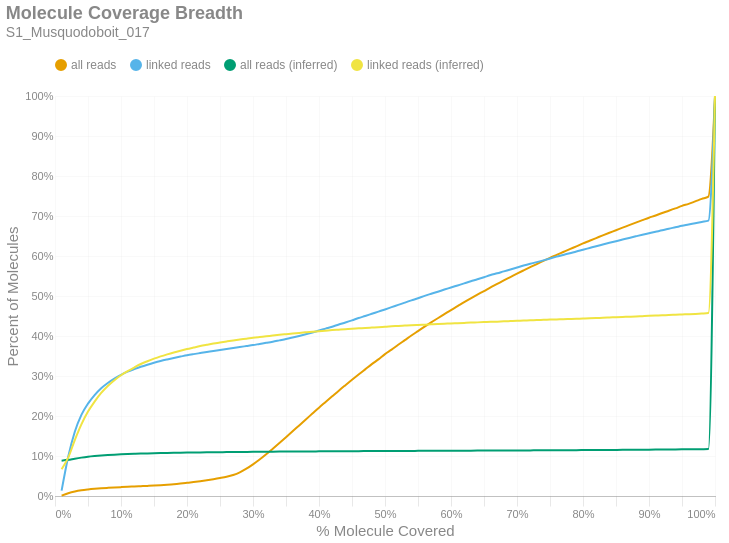

Notebook source saved alongside this figure:
### Markdown cell above
### Molecule Read Coverage
This chart shows molecule coverage breadth as computed by the number of bases aligned to that molecule. In other words, "*how much of each unique long molecule is actually sequenced/aligned?*" Keep in mind there is a distinction between sequences and alignments, since some sequences belonging to a particular molecule may not align well and wouldn't appear in the alignment data. This chart also shows molecule coverage breadth as computed by the *inferred fragment* from which the aligned sequences originate. Unlike read coverage, this calculation takes into account the total insert size, including unsequenced gaps between the forward and reverse reads. Like the previous figures, these are cumulative percents.

### Code cell
if SKIPLR:
    print_html(f"Skipped")
else:
    binned_df = consolidated_hist(valids['coverage_bp'], mask, 0.01, True)
    binned_df_inf = consolidated_hist(valids['coverage_inserts'], mask, 0.01, True)
    binned_df = binned_df.with_columns(pl.lit(binned_df_inf['all reads (cumsum)']).alias('all reads (inferred)'))
    binned_df = binned_df.with_columns(pl.lit(binned_df_inf['linked reads (cumsum)']).alias('linked reads (inferred)'))
    binned_df = binned_df.with_columns(
        (pl.col('bin').cast(pl.Float64) + 0.01).alias('right_edge')
    )

    with SafeRender(binned_df):
        (
            density_plot(binned_df, 'Molecule Coverage Breadth', samplename, 'molcov', ['all reads (inferred)','linked reads (inferred)'])
            .encode(
                #x=alt.X('bin:Q', title="% Molecule Covered").axis(format = '%').scale(padding=0),
                x=alt.X('right_edge:Q', title="% Molecule Covered").axis(format='%').scale(padding=0),
                y=alt.Y('value:Q', title='Percent of Molecules')
                    .axis(format='%')
                    .stack(False)
                    .scale(domainMin=0, padding=0),
                color=alt.Color("key:N").scale(domain = ["all reads", "linked reads", "all reads (inferred)", "linked reads (inferred)"]),
                tooltip = [
                    alt.Tooltip("key:N", title = "Data Type"),
                    alt.Tooltip("range_label:N", title="% Molecule Covered"),
                    alt.Tooltip("value:Q", format = ".2%", title="% Molecules")
                ]
            )
        ).display()

### Figure 1 — Vega-Lite specification as saved in the notebook (floating-point values rounded to 4 significant figures)
{"width": "container", "height": 400, "config": {"title": {"anchor": "start", "dy": -15, "fontSize": 18, "color": "#888888", "subtitleColor": "#888888", "subtitleFontSize": 14}, "arc": {"fill": "#0072B2"}, "axis": {"domainColor": "#888888", "domainWidth": 0.5, "gridWidth": 0.2, "grid": false, "titleFontWeight": 400, "titleFontSize": 15, "labelFontSize": 11, "labelColor": "#888888", "tickColor": "#888888", "tickWidth": 0.2, "titleColor": "#888888"}, "axisBand": {"grid": false}, "axisX": {"grid": true, "tickSize": 10, "domainCap": "round"}, "axisY": {"domain": false, "grid": true, "tickSize": 0, "domainCap": "round"}, "background": "transparent", "header": {"labelFontSize": 15, "labelColor": "#888888", "titleFontSize": 15, "titleFontWeight": 600, "titleColor": "#888888"}, "legend": {"labelFont": "sans-serif", "labelFontSize": 12, "labelColor": "#888888", "symbolSize": 100, "symbolType": "circle", "titleFontSize": 12, "titlePadding": 10, "titleColor": "#888888", "title": null, "orient": "top"}, "range": {"category": ["#E69F00", "#56B4E9", "#009E73", "#F0E442", "#0072B2", "#D55E00", "#CC79A7", "#000000"], "diverging": ["#cfe8f3", "#a2d4ec", "#73bfe2", "#46abdb", "#1696d2", "#12719e"]}, "area": {"fill": "#0072B2", "fillOpacity": 0.7, "line": true, "strokeOpacity": 0.7}, "line": {"color": "#0072B2", "stroke": "#0072B2", "strokeWidth": 2}, "trail": {"color": "#0072B2", "stroke": "#0072B2", "strokeWidth": 0, "size": 1}, "point": {"filled": true, "fillOpacity": 1.0, "size": 95}, "text": {"color": "#888888", "fontSize": 11, "align": "right", "fontWeight": 400, "size": 11}, "bar": {"fill": "#0072B2", "stroke": null}, "view": {"stroke": null, "continuousWidth": 660, "continuousHeight": 400}}, "data": {"name": "data-e59d531f85c39f30b4dfa6d7e49a9de2"}, "mark": {"type": "line", "interpolate": "monotone", "point": {"opacity": 0, "size": 275}}, "encoding": {"color": {"field": "key", "scale": {"domain": ["all reads", "linked reads", "all reads (inferred)", "linked reads (inferred)"]}, "type": "nominal"}, "tooltip": [{"field": "key", "title": "Data Type", "type": "nominal"}, {"field": "range_label", "title": "% Molecule Covered", "type": "nominal"}, {"field": "value", "format": ".2%", "title": "% Molecules", "type": "quantitative"}], "x": {"axis": {"format": "%"}, "field": "right_edge", "scale": {"padding": 0}, "title": "% Molecule Covered", "type": "quantitative"}, "y": {"axis": {"format": "%"}, "field": "value", "scale": {"domainMin": 0, "padding": 0}, "stack": false, "title": "Percent of Molecules", "type": "quantitative"}}, "params": [{"name": "param_c36ac31b6afebe62", "select": {"type": "point", "fields": ["key"]}, "bind": "legend"}], "title": {"text": "Molecule Coverage Breadth", "subtitle": "S1_Musquodoboit_017"}, "transform": [{"fold": ["all reads (cumsum)", "linked reads (cumsum)", "all reads (inferred)", "linked reads (inferred)"]}, {"calculate": "replace(datum.key, ' (cumsum)', '')", "as": "key"}, {"filter": {"param": "param_c36ac31b6afebe62"}}], "usermeta": {"embedOptions": {"downloadFileName": "S1_Musquodoboit_017.molcov"}}, "$schema": "https://vega.github.io/schema/vega-lite/v6.1.0.json", "datasets": {"data-e59d531f85c39f30b4dfa6d7e49a9de2": [{"bin": "0.0", "interval": "0.0-0.01", "all reads": 0.001073, "linked reads": 0.01342, "all reads (cumsum)": 0.001073, "linked reads (cumsum)": 0.01342, "range_label": "0.0-0.01", "all reads (inferred)": 0.08834, "linked reads (inferred)": 0.06703, "right_edge": 0.01}, {"bin": "0.01", "interval": "0.01-0.02", "all reads": 0.005821, "linked reads": 0.08482, "all reads (cumsum)": 0.006894, "linked reads (cumsum)": 0.09825, "range_label": "0.01-0.02", "all reads (inferred)": 0.09036, "linked reads (inferred)": 0.09584, "right_edge": 0.02}, {"bin": "0.02", "interval": "0.02-0.03", "all reads": 0.004311, "linked reads": 0.06254, "all reads (cumsum)": 0.0112, "linked reads (cumsum)": 0.1608, "range_label": "0.02-0.03", "all reads (inferred)": 0.0933, "linked reads (inferred)": 0.1398, "right_edge": 0.03}, {"bin": "0.03", "interval": "0.03-0.04", "all reads": 0.003016, "linked reads": 0.04209, "all reads (cumsum)": 0.01422, "linked reads (cumsum)": 0.2029, "range_label": "0.03-0.04", "all reads (inferred)": 0.09591, "linked reads (inferred)": 0.1791, "right_edge": 0.04}, {"bin": "0.04", "interval": "0.04-0.05", "all reads": 0.002052, "linked reads": 0.02814, "all reads (cumsum)": 0.01627, "linked reads (cumsum)": 0.231, "range_label": "0.04-0.05", "all reads (inferred)": 0.09809, "linked reads (inferred)": 0.211, "right_edge": 0.05}, {"bin": "0.05", "interval": "0.05-0.06", "all reads": 0.001639, "linked reads": 0.02136, "all reads (cumsum)": 0.01791, "linked reads (cumsum)": 0.2524, "range_label": "0.05-0.06", "all reads (inferred)": 0.09977, "linked reads (inferred)": 0.2361, "right_edge": 0.06}, {"bin": "0.06", "interval": "0.06-0.07", "all reads": 0.001352, "linked reads": 0.01711, "all reads (cumsum)": 0.01926, "linked reads (cumsum)": 0.2695, "range_label": "0.06-0.07", "all reads (inferred)": 0.1012, "linked reads (inferred)": 0.2577, "right_edge": 0.07}, {"bin": "0.07", "interval": "0.07-0.08", "all reads": 0.001073, "linked reads": 0.01309, "all reads (cumsum)": 0.02034, "linked reads (cumsum)": 0.2826, "range_label": "0.07-0.08", "all reads (inferred)": 0.1024, "linked reads (inferred)": 0.275, "right_edge": 0.08}, {"bin": "0.08", "interval": "0.08-0.09", "all reads": 0.0009544, "linked reads": 0.01095, "all reads (cumsum)": 0.02129, "linked reads (cumsum)": 0.2935, "range_label": "0.08-0.09", "all reads (inferred)": 0.1033, "linked reads (inferred)": 0.2895, "right_edge": 0.09}, {"bin": "0.09", "interval": "0.09-0.1", "all reads": 0.0008754, "linked reads": 0.00914, "all reads (cumsum)": 0.02217, "linked reads (cumsum)": 0.3027, "range_label": "0.09-0.1", "all reads (inferred)": 0.1041, "linked reads (inferred)": 0.3018, "right_edge": 0.1}, {"bin": "0.1", "interval": "0.1-0.11", "all reads": 0.0008297, "linked reads": 0.008122, "all reads (cumsum)": 0.023, "linked reads (cumsum)": 0.3108, "range_label": "0.1-0.11", "all reads (inferred)": 0.1048, "linked reads (inferred)": 0.312, "right_edge": 0.11}, {"bin": "0.11", "interval": "0.11-0.12", "all reads": 0.0007324, "linked reads": 0.006436, "all reads (cumsum)": 0.02373, "linked reads (cumsum)": 0.3172, "range_label": "0.11-0.12", "all reads (inferred)": 0.1054, "linked reads (inferred)": 0.3212, "right_edge": 0.12}, {"bin": "0.12", "interval": "0.12-0.13", "all reads": 0.0007484, "linked reads": 0.005814, "all reads (cumsum)": 0.02448, "linked reads (cumsum)": 0.323, "range_label": "0.12-0.13", "all reads (inferred)": 0.106, "linked reads (inferred)": 0.33, "right_edge": 0.13}, {"bin": "0.13", "interval": "0.13-0.14", "all reads": 0.0007496, "linked reads": 0.005219, "all reads (cumsum)": 0.02523, "linked reads (cumsum)": 0.3283, "range_label": "0.13-0.14", "all reads (inferred)": 0.1064, "linked reads (inferred)": 0.3369, "right_edge": 0.14}, {"bin": "0.14", "interval": "0.14-0.15", "all reads": 0.0007936, "linked reads": 0.004868, "all reads (cumsum)": 0.02602, "linked reads (cumsum)": 0.3331, "range_label": "0.14-0.15", "all reads (inferred)": 0.1069, "linked reads (inferred)": 0.3433, "right_edge": 0.15}, {"bin": "0.15", "interval": "0.15-0.16", "all reads": 0.000947, "linked reads": 0.004426, "all reads (cumsum)": 0.02697, "linked reads (cumsum)": 0.3376, "range_label": "0.15-0.16", "all reads (inferred)": 0.1073, "linked reads (inferred)": 0.349, "right_edge": 0.16}, {"bin": "0.16", "interval": "0.16-0.17", "all reads": 0.001111, "linked reads": 0.003912, "all reads (cumsum)": 0.02808, "linked reads (cumsum)": 0.3415, "range_label": "0.16-0.17", "all reads (inferred)": 0.1076, "linked reads (inferred)": 0.3541, "right_edge": 0.17}, {"bin": "0.17", "interval": "0.17-0.18", "all reads": 0.001283, "linked reads": 0.003687, "all reads (cumsum)": 0.02936, "linked reads (cumsum)": 0.3452, "range_label": "0.17-0.18", "all reads (inferred)": 0.1079, "linked reads (inferred)": 0.3589, "right_edge": 0.18}, {"bin": "0.18", "interval": "0.18-0.19", "all reads": 0.001627, "linked reads": 0.003371, "all reads (cumsum)": 0.03099, "linked reads (cumsum)": 0.3485, "range_label": "0.18-0.19", "all reads (inferred)": 0.1082, "linked reads (inferred)": 0.3633, "right_edge": 0.19}, {"bin": "0.19", "interval": "0.19-0.2", "all reads": 0.001842, "linked reads": 0.003362, "all reads (cumsum)": 0.03283, "linked reads (cumsum)": 0.3519, "range_label": "0.19-0.2", "all reads (inferred)": 0.1085, "linked reads (inferred)": 0.3674, "right_edge": 0.2}, {"bin": "0.2", "interval": "0.2-0.21", "all reads": 0.0019, "linked reads": 0.002821, "all reads (cumsum)": 0.03473, "linked reads (cumsum)": 0.3547, "range_label": "0.2-0.21", "all reads (inferred)": 0.1087, "linked reads (inferred)": 0.3712, "right_edge": 0.21}, {"bin": "0.21", "interval": "0.21-0.22", "all reads": 0.00215, "linked reads": 0.002614, "all reads (cumsum)": 0.03688, "linked reads (cumsum)": 0.3573, "range_label": "0.21-0.22", "all reads (inferred)": 0.109, "linked reads (inferred)": 0.3748, "right_edge": 0.22}, {"bin": "0.22", "interval": "0.22-0.23", "all reads": 0.002417, "linked reads": 0.002587, "all reads (cumsum)": 0.0393, "linked reads (cumsum)": 0.3599, "range_label": "0.22-0.23", "all reads (inferred)": 0.1092, "linked reads (inferred)": 0.378, "right_edge": 0.23}, {"bin": "0.23", "interval": "0.23-0.24", "all reads": 0.002623, "linked reads": 0.002488, "all reads (cumsum)": 0.04192, "linked reads (cumsum)": 0.3624, "range_label": "0.23-0.24", "all reads (inferred)": 0.1094, "linked reads (inferred)": 0.3811, "right_edge": 0.24}, {"bin": "0.24", "interval": "0.24-0.25", "all reads": 0.002907, "linked reads": 0.00265, "all reads (cumsum)": 0.04483, "linked reads (cumsum)": 0.365, "range_label": "0.24-0.25", "all reads (inferred)": 0.1096, "linked reads (inferred)": 0.3838, "right_edge": 0.25}, {"bin": "0.25", "interval": "0.25-0.26", "all reads": 0.003302, "linked reads": 0.002515, "all reads (cumsum)": 0.04813, "linked reads (cumsum)": 0.3676, "range_label": "0.25-0.26", "all reads (inferred)": 0.1098, "linked reads (inferred)": 0.3864, "right_edge": 0.26}, {"bin": "0.26", "interval": "0.26-0.27", "all reads": 0.004521, "linked reads": 0.002389, "all reads (cumsum)": 0.05265, "linked reads (cumsum)": 0.37, "range_label": "0.26-0.27", "all reads (inferred)": 0.11, "linked reads (inferred)": 0.3889, "right_edge": 0.27}, {"bin": "0.27", "interval": "0.27-0.28", "all reads": 0.006634, "linked reads": 0.002524, "all reads (cumsum)": 0.05928, "linked reads (cumsum)": 0.3725, "range_label": "0.27-0.28", "all reads (inferred)": 0.1101, "linked reads (inferred)": 0.3912, "right_edge": 0.28}, {"bin": "0.28", "interval": "0.28-0.29", "all reads": 0.00901, "linked reads": 0.002407, "all reads (cumsum)": 0.06829, "linked reads (cumsum)": 0.3749, "range_label": "0.28-0.29", "all reads (inferred)": 0.1103, "linked reads (inferred)": 0.3934, "right_edge": 0.29}, {"bin": "0.29", "interval": "0.29-0.3", "all reads": 0.01086, "linked reads": 0.002407, "all reads (cumsum)": 0.07915, "linked reads (cumsum)": 0.3773, "range_label": "0.29-0.3", "all reads (inferred)": 0.1104, "linked reads (inferred)": 0.3956, "right_edge": 0.3}, {"bin": "0.3", "interval": "0.3-0.31", "all reads": 0.01208, "linked reads": 0.00283, "all reads (cumsum)": 0.09123, "linked reads (cumsum)": 0.3801, "range_label": "0.3-0.31", "all reads (inferred)": 0.1105, "linked reads (inferred)": 0.3975, "right_edge": 0.31}, {"bin": "0.31", "interval": "0.31-0.32", "all reads": 0.0131, "linked reads": 0.002767, "all reads (cumsum)": 0.1043, "linked reads (cumsum)": 0.3829, "range_label": "0.31-0.32", "all reads (inferred)": 0.1107, "linked reads (inferred)": 0.3993, "right_edge": 0.32}, {"bin": "0.32", "interval": "0.32-0.33", "all reads": 0.01404, "linked reads": 0.002912, "all reads (cumsum)": 0.1184, "linked reads (cumsum)": 0.3858, "range_label": "0.32-0.33", "all reads (inferred)": 0.1108, "linked reads (inferred)": 0.4013, "right_edge": 0.33}, {"bin": "0.33", "interval": "0.33-0.34", "all reads": 0.01418, "linked reads": 0.003272, "all reads (cumsum)": 0.1325, "linked reads (cumsum)": 0.3891, "range_label": "0.33-0.34", "all reads (inferred)": 0.1109, "linked reads (inferred)": 0.403, "right_edge": 0.34}, {"bin": "0.34", "interval": "0.34-0.35", "all reads": 0.01438, "linked reads": 0.003281, "all reads (cumsum)": 0.1469, "linked reads (cumsum)": 0.3924, "range_label": "0.34-0.35", "all reads (inferred)": 0.111, "linked reads (inferred)": 0.4046, "right_edge": 0.35}, {"bin": "0.35", "interval": "0.35-0.36", "all reads": 0.01467, "linked reads": 0.003831, "all reads (cumsum)": 0.1616, "linked reads (cumsum)": 0.3962, "range_label": "0.35-0.36", "all reads (inferred)": 0.1112, "linked reads (inferred)": 0.4061, "right_edge": 0.36}, {"bin": "0.36", "interval": "0.36-0.37", "all reads": 0.01489, "linked reads": 0.004002, "all reads (cumsum)": 0.1765, "linked reads (cumsum)": 0.4002, "range_label": "0.36-0.37", "all reads (inferred)": 0.1113, "linked reads (inferred)": 0.4078, "right_edge": 0.37}, {"bin": "0.37", "interval": "0.37-0.38", "all reads": 0.01482, "linked reads": 0.004147, "all reads (cumsum)": 0.1913, "linked reads (cumsum)": 0.4043, "range_label": "0.37-0.38", "all reads (inferred)": 0.1114, "linked reads (inferred)": 0.4093, "right_edge": 0.38}, {"bin": "0.38", "interval": "0.38-0.39", "all reads": 0.01475, "linked reads": 0.004408, "all reads (cumsum)": 0.2061, "linked reads (cumsum)": 0.4087, "range_label": "0.38-0.39", "all reads (inferred)": 0.1115, "linked reads (inferred)": 0.4108, "right_edge": 0.39}, {"bin": "0.39", "interval": "0.39-0.4", "all reads": 0.01476, "linked reads": 0.004841, "all reads (cumsum)": 0.2208, "linked reads (cumsum)": 0.4136, "range_label": "0.39-0.4", "all reads (inferred)": 0.1116, "linked reads (inferred)": 0.412, "right_edge": 0.4}, {"bin": "0.4", "interval": "0.4-0.41", "all reads": 0.01423, "linked reads": 0.004832, "all reads (cumsum)": 0.2351, "linked reads (cumsum)": 0.4184, "range_label": "0.4-0.41", "all reads (inferred)": 0.1117, "linked reads (inferred)": 0.4133, "right_edge": 0.41}, {"bin": "0.41", "interval": "0.41-0.42", "all reads": 0.01417, "linked reads": 0.004832, "all reads (cumsum)": 0.2492, "linked reads (cumsum)": 0.4232, "range_label": "0.41-0.42", "all reads (inferred)": 0.1118, "linked reads (inferred)": 0.4147, "right_edge": 0.42}, {"bin": "0.42", "interval": "0.42-0.43", "all reads": 0.01411, "linked reads": 0.005436, "all reads (cumsum)": 0.2633, "linked reads (cumsum)": 0.4287, "range_label": "0.42-0.43", "all reads (inferred)": 0.1119, "linked reads (inferred)": 0.4158, "right_edge": 0.43}, {"bin": "0.43", "interval": "0.43-0.44", "all reads": 0.01366, "linked reads": 0.004985, "all reads (cumsum)": 0.277, "linked reads (cumsum)": 0.4337, "range_label": "0.43-0.44", "all reads (inferred)": 0.112, "linked reads (inferred)": 0.4169, "right_edge": 0.44}, {"bin": "0.44", "interval": "0.44-0.45", "all reads": 0.01351, "linked reads": 0.00539, "all reads (cumsum)": 0.2905, "linked reads (cumsum)": 0.4391, "range_label": "0.44-0.45", "all reads (inferred)": 0.112, "linked reads (inferred)": 0.4181, "right_edge": 0.45}, {"bin": "0.45", "interval": "0.45-0.46", "all reads": 0.01321, "linked reads": 0.005805, "all reads (cumsum)": 0.3037, "linked reads (cumsum)": 0.4449, "range_label": "0.45-0.46", "all reads (inferred)": 0.1121, "linked reads (inferred)": 0.4191, "right_edge": 0.46}, {"bin": "0.46", "interval": "0.46-0.47", "all reads": 0.01293, "linked reads": 0.005174, "all reads (cumsum)": 0.3166, "linked reads (cumsum)": 0.45, "range_label": "0.46-0.47", "all reads (inferred)": 0.1122, "linked reads (inferred)": 0.4202, "right_edge": 0.47}, {"bin": "0.47", "interval": "0.47-0.48", "all reads": 0.01295, "linked reads": 0.005427, "all reads (cumsum)": 0.3296, "linked reads (cumsum)": 0.4555, "range_label": "0.47-0.48", "all reads (inferred)": 0.1123, "linked reads (inferred)": 0.4211, "right_edge": 0.48}, {"bin": "0.48", "interval": "0.48-0.49", "all reads": 0.01201, "linked reads": 0.005472, "all reads (cumsum)": 0.3416, "linked reads (cumsum)": 0.4609, "range_label": "0.48-0.49", "all reads (inferred)": 0.1124, "linked reads (inferred)": 0.422, "right_edge": 0.49}, {"bin": "0.49", "interval": "0.49-0.5", "all reads": 0.01308, "linked reads": 0.005427, "all reads (cumsum)": 0.3547, "linked reads (cumsum)": 0.4664, "range_label": "0.49-0.5", "all reads (inferred)": 0.1125, "linked reads (inferred)": 0.4232, "right_edge": 0.5}, {"bin": "0.5", "interval": "0.5-0.51", "all reads": 0.01109, "linked reads": 0.005751, "all reads (cumsum)": 0.3658, "linked reads (cumsum)": 0.4721, "range_label": "0.5-0.51", "all reads (inferred)": 0.1125, "linked reads (inferred)": 0.4242, "right_edge": 0.51}, {"bin": "0.51", "interval": "0.51-0.52", "all reads": 0.01223, "linked reads": 0.005634, "all reads (cumsum)": 0.378, "linked reads (cumsum)": 0.4777, "range_label": "0.51-0.52", "all reads (inferred)": 0.1126, "linked reads (inferred)": 0.425, "right_edge": 0.52}, {"bin": "0.52", "interval": "0.52-0.53", "all reads": 0.01159, "linked reads": 0.005724, "all reads (cumsum)": 0.3896, "linked reads (cumsum)": 0.4835, "range_label": "0.52-0.53", "all reads (inferred)": 0.1127, "linked reads (inferred)": 0.426, "right_edge": 0.53}, {"bin": "0.53", "interval": "0.53-0.54", "all reads": 0.0116, "linked reads": 0.005589, "all reads (cumsum)": 0.4012, "linked reads (cumsum)": 0.4891, "range_label": "0.53-0.54", "all reads (inferred)": 0.1128, "linked reads (inferred)": 0.4269, "right_edge": 0.54}, {"bin": "0.54", "interval": "0.54-0.55", "all reads": 0.01111, "linked reads": 0.005237, "all reads (cumsum)": 0.4123, "linked reads (cumsum)": 0.4943, "range_label": "0.54-0.55", "all reads (inferred)": 0.1128, "linked reads (inferred)": 0.4277, "right_edge": 0.55}, {"bin": "0.55", "interval": "0.55-0.56", "all reads": 0.01109, "linked reads": 0.005949, "all reads (cumsum)": 0.4234, "linked reads (cumsum)": 0.5002, "range_label": "0.55-0.56", "all reads (inferred)": 0.1129, "linked reads (inferred)": 0.4284, "right_edge": 0.56}, {"bin": "0.56", "interval": "0.56-0.57", "all reads": 0.01072, "linked reads": 0.005345, "all reads (cumsum)": 0.4341, "linked reads (cumsum)": 0.5056, "range_label": "0.56-0.57", "all reads (inferred)": 0.113, "linked reads (inferred)": 0.4292, "right_edge": 0.57}, {"bin": "0.57", "interval": "0.57-0.58", "all reads": 0.01029, "linked reads": 0.005165, "all reads (cumsum)": 0.4444, "linked reads (cumsum)": 0.5108, "range_label": "0.57-0.58", "all reads (inferred)": 0.113, "linked reads (inferred)": 0.43, "right_edge": 0.58}, {"bin": "0.58", "interval": "0.58-0.59", "all reads": 0.01012, "linked reads": 0.00539, "all reads (cumsum)": 0.4545, "linked reads (cumsum)": 0.5161, "range_label": "0.58-0.59", "all reads (inferred)": 0.1131, "linked reads (inferred)": 0.4307, "right_edge": 0.59}, {"bin": "0.59", "interval": "0.59-0.6", "all reads": 0.01026, "linked reads": 0.005084, "all reads (cumsum)": 0.4648, "linked reads (cumsum)": 0.5212, "range_label": "0.59-0.6", "all reads (inferred)": 0.1132, "linked reads (inferred)": 0.4313, "right_edge": 0.6}, {"bin": "0.6", "interval": "0.6-0.61", "all reads": 0.009847, "linked reads": 0.005201, "all reads (cumsum)": 0.4746, "linked reads (cumsum)": 0.5264, "range_label": "0.6-0.61", "all reads (inferred)": 0.1132, "linked reads (inferred)": 0.4321, "right_edge": 0.61}, {"bin": "0.61", "interval": "0.61-0.62", "all reads": 0.009903, "linked reads": 0.005156, "all reads (cumsum)": 0.4845, "linked reads (cumsum)": 0.5316, "range_label": "0.61-0.62", "all reads (inferred)": 0.1133, "linked reads (inferred)": 0.4328, "right_edge": 0.62}, {"bin": "0.62", "interval": "0.62-0.63", "all reads": 0.009461, "linked reads": 0.0053, "all reads (cumsum)": 0.494, "linked reads (cumsum)": 0.5369, "range_label": "0.62-0.63", "all reads (inferred)": 0.1134, "linked reads (inferred)": 0.4335, "right_edge": 0.63}, {"bin": "0.63", "interval": "0.63-0.64", "all reads": 0.009241, "linked reads": 0.004895, "all reads (cumsum)": 0.5033, "linked reads (cumsum)": 0.5418, "range_label": "0.63-0.64", "all reads (inferred)": 0.1134, "linked reads (inferred)": 0.4341, "right_edge": 0.64}, {"bin": "0.64", "interval": "0.64-0.65", "all reads": 0.009105, "linked reads": 0.005201, "all reads (cumsum)": 0.5124, "linked reads (cumsum)": 0.547, "range_label": "0.64-0.65", "all reads (inferred)": 0.1135, "linked reads (inferred)": 0.4347, "right_edge": 0.65}, {"bin": "0.65", "interval": "0.65-0.66", "all reads": 0.009306, "linked reads": 0.005409, "all reads (cumsum)": 0.5217, "linked reads (cumsum)": 0.5524, "range_label": "0.65-0.66", "all reads (inferred)": 0.1136, "linked reads (inferred)": 0.4354, "right_edge": 0.66}, {"bin": "0.66", "interval": "0.66-0.67", "all reads": 0.008637, "linked reads": 0.004426, "all reads (cumsum)": 0.5303, "linked reads (cumsum)": 0.5568, "range_label": "0.66-0.67", "all reads (inferred)": 0.1137, "linked reads (inferred)": 0.4359, "right_edge": 0.67}, {"bin": "0.67", "interval": "0.67-0.68", "all reads": 0.008705, "linked reads": 0.004814, "all reads (cumsum)": 0.539, "linked reads (cumsum)": 0.5616, "range_label": "0.67-0.68", "all reads (inferred)": 0.1138, "linked reads (inferred)": 0.4367, "right_edge": 0.68}, {"bin": "0.68", "interval": "0.68-0.69", "all reads": 0.008376, "linked reads": 0.00466, "all reads (cumsum)": 0.5474, "linked reads (cumsum)": 0.5663, "range_label": "0.68-0.69", "all reads (inferred)": 0.1138, "linked reads (inferred)": 0.4373, "right_edge": 0.69}, {"bin": "0.69", "interval": "0.69-0.7", "all reads": 0.008475, "linked reads": 0.004841, "all reads (cumsum)": 0.5559, "linked reads (cumsum)": 0.5711, "range_label": "0.69-0.7", "all reads (inferred)": 0.1139, "linked reads (inferred)": 0.4379, "right_edge": 0.7}, {"bin": "0.7", "interval": "0.7-0.71", "all reads": 0.008135, "linked reads": 0.004913, "all reads (cumsum)": 0.564, "linked reads (cumsum)": 0.576, "range_label": "0.7-0.71", "all reads (inferred)": 0.114, "linked reads (inferred)": 0.4386, "right_edge": 0.71}, {"bin": "0.71", "interval": "0.71-0.72", "all reads": 0.007999, "linked reads": 0.004516, "all reads (cumsum)": 0.572, "linked reads (cumsum)": 0.5806, "range_label": "0.71-0.72", "all reads (inferred)": 0.114, "linked reads (inferred)": 0.4391, "right_edge": 0.72}, {"bin": "0.72", "interval": "0.72-0.73", "all reads": 0.007924, "linked reads": 0.004183, "all reads (cumsum)": 0.5799, "linked reads (cumsum)": 0.5847, "range_label": "0.72-0.73", "all reads (inferred)": 0.1141, "linked reads (inferred)": 0.4399, "right_edge": 0.73}, {"bin": "0.73", "interval": "0.73-0.74", "all reads": 0.00771, "linked reads": 0.004363, "all reads (cumsum)": 0.5876, "linked reads (cumsum)": 0.5891, "range_label": "0.73-0.74", "all reads (inferred)": 0.1142, "linked reads (inferred)": 0.4404, "right_edge": 0.74}, {"bin": "0.74", "interval": "0.74-0.75", "all reads": 0.007902, "linked reads": 0.004642, "all reads (cumsum)": 0.5955, "linked reads (cumsum)": 0.5937, "range_label": "0.74-0.75", "all reads (inferred)": 0.1143, "linked reads (inferred)": 0.441, "right_edge": 0.75}, {"bin": "0.75", "interval": "0.75-0.76", "all reads": 0.007181, "linked reads": 0.004705, "all reads (cumsum)": 0.6027, "linked reads (cumsum)": 0.5985, "range_label": "0.75-0.76", "all reads (inferred)": 0.1144, "linked reads (inferred)": 0.4416, "right_edge": 0.76}, {"bin": "0.76", "interval": "0.76-0.77", "all reads": 0.007266, "linked reads": 0.004138, "all reads (cumsum)": 0.61, "linked reads (cumsum)": 0.6026, "range_label": "0.76-0.77", "all reads (inferred)": 0.1145, "linked reads (inferred)": 0.442, "right_edge": 0.77}, {"bin": "0.77", "interval": "0.77-0.78", "all reads": 0.007254, "linked reads": 0.00439, "all reads (cumsum)": 0.6172, "linked reads (cumsum)": 0.607, "range_label": "0.77-0.78", "all reads (inferred)": 0.1146, "linked reads (inferred)": 0.4426, "right_edge": 0.78}, {"bin": "0.78", "interval": "0.78-0.79", "all reads": 0.007031, "linked reads": 0.004129, "all reads (cumsum)": 0.6243, "linked reads (cumsum)": 0.6111, "range_label": "0.78-0.79", "all reads (inferred)": 0.1146, "linked reads (inferred)": 0.4432, "right_edge": 0.79}, {"bin": "0.79", "interval": "0.79-0.8", "all reads": 0.007263, "linked reads": 0.004615, "all reads (cumsum)": 0.6315, "linked reads (cumsum)": 0.6157, "range_label": "0.79-0.8", "all reads (inferred)": 0.1147, "linked reads (inferred)": 0.4437, "right_edge": 0.8}, {"bin": "0.8", "interval": "0.8-0.81", "all reads": 0.006624, "linked reads": 0.00439, "all reads (cumsum)": 0.6381, "linked reads (cumsum)": 0.6201, "range_label": "0.8-0.81", "all reads (inferred)": 0.1148, "linked reads (inferred)": 0.4443, "right_edge": 0.81}, {"bin": "0.81", "interval": "0.81-0.82", "all reads": 0.006721, "linked reads": 0.004417, "all reads (cumsum)": 0.6449, "linked reads (cumsum)": 0.6245, "range_label": "0.81-0.82", "all reads (inferred)": 0.1149, "linked reads (inferred)": 0.4449, "right_edge": 0.82}, {"bin": "0.82", "interval": "0.82-0.83", "all reads": 0.00675, "linked reads": 0.00421, "all reads (cumsum)": 0.6516, "linked reads (cumsum)": 0.6287, "range_label": "0.82-0.83", "all reads (inferred)": 0.115, "linked reads (inferred)": 0.4456, "right_edge": 0.83}, {"bin": "0.83", "interval": "0.83-0.84", "all reads": 0.006545, "linked reads": 0.004174, "all reads (cumsum)": 0.6582, "linked reads (cumsum)": 0.6329, "range_label": "0.83-0.84", "all reads (inferred)": 0.1151, "linked reads (inferred)": 0.4463, "right_edge": 0.84}, {"bin": "0.84", "interval": "0.84-0.85", "all reads": 0.006338, "linked reads": 0.004101, "all reads (cumsum)": 0.6645, "linked reads (cumsum)": 0.637, "range_label": "0.84-0.85", "all reads (inferred)": 0.1152, "linked reads (inferred)": 0.447, "right_edge": 0.85}, {"bin": "0.85", "interval": "0.85-0.86", "all reads": 0.006436, "linked reads": 0.004038, "all reads (cumsum)": 0.6709, "linked reads (cumsum)": 0.6411, "range_label": "0.85-0.86", "all reads (inferred)": 0.1153, "linked reads (inferred)": 0.4476, "right_edge": 0.86}, {"bin": "0.86", "interval": "0.86-0.87", "all reads": 0.006144, "linked reads": 0.004156, "all reads (cumsum)": 0.6771, "linked reads (cumsum)": 0.6452, "range_label": "0.86-0.87", "all reads (inferred)": 0.1155, "linked reads (inferred)": 0.4482, "right_edge": 0.87}, {"bin": "0.87", "interval": "0.87-0.88", "all reads": 0.00636, "linked reads": 0.003984, "all reads (cumsum)": 0.6834, "linked reads (cumsum)": 0.6492, "range_label": "0.87-0.88", "all reads (inferred)": 0.1156, "linked reads (inferred)": 0.4489, "right_edge": 0.88}, {"bin": "0.88", "interval": "0.88-0.89", "all reads": 0.006138, "linked reads": 0.003921, "all reads (cumsum)": 0.6896, "linked reads (cumsum)": 0.6531, "range_label": "0.88-0.89", "all reads (inferred)": 0.1157, "linked reads (inferred)": 0.4496, "right_edge": 0.89}, {"bin": "0.89", "interval": "0.89-0.9", "all reads": 0.006115, "linked reads": 0.003759, "all reads (cumsum)": 0.6957, "linked reads (cumsum)": 0.6569, "range_label": "0.89-0.9", "all reads (inferred)": 0.1158, "linked reads (inferred)": 0.4504, "right_edge": 0.9}, {"bin": "0.9", "interval": "0.9-0.91", "all reads": 0.005573, "linked reads": 0.00375, "all reads (cumsum)": 0.7013, "linked reads (cumsum)": 0.6606, "range_label": "0.9-0.91", "all reads (inferred)": 0.116, "linked reads (inferred)": 0.4511, "right_edge": 0.91}, {"bin": "0.91", "interval": "0.91-0.92", "all reads": 0.006304, "linked reads": 0.00357, "all reads (cumsum)": 0.7076, "linked reads (cumsum)": 0.6642, "range_label": "0.91-0.92", "all reads (inferred)": 0.1161, "linked reads (inferred)": 0.4518, "right_edge": 0.92}, {"bin": "0.92", "interval": "0.92-0.93", "all reads": 0.00554, "linked reads": 0.004047, "all reads (cumsum)": 0.7131, "linked reads (cumsum)": 0.6682, "range_label": "0.92-0.93", "all reads (inferred)": 0.1163, "linked reads (inferred)": 0.4526, "right_edge": 0.93}, {"bin": "0.93", "interval": "0.93-0.94", "all reads": 0.005863, "linked reads": 0.003525, "all reads (cumsum)": 0.719, "linked reads (cumsum)": 0.6718, "range_label": "0.93-0.94", "all reads (inferred)": 0.1164, "linked reads (inferred)": 0.4532, "right_edge": 0.94}, {"bin": "0.94", "interval": "0.94-0.95", "all reads": 0.006287, "linked reads": 0.003714, "all reads (cumsum)": 0.7253, "linked reads (cumsum)": 0.6755, "range_label": "0.94-0.95", "all reads (inferred)": 0.1166, "linked reads (inferred)": 0.4539, "right_edge": 0.95}, {"bin": "0.95", "interval": "0.95-0.96", "all reads": 0.005153, "linked reads": 0.003146, "all reads (cumsum)": 0.7304, "linked reads (cumsum)": 0.6786, "range_label": "0.95-0.96", "all reads (inferred)": 0.1167, "linked reads (inferred)": 0.4545, "right_edge": 0.96}, {"bin": "0.96", "interval": "0.96-0.97", "all reads": 0.006078, "linked reads": 0.003326, "all reads (cumsum)": 0.7365, "linked reads (cumsum)": 0.682, "range_label": "0.96-0.97", "all reads (inferred)": 0.1169, "linked reads (inferred)": 0.4552, "right_edge": 0.97}, {"bin": "0.97", "interval": "0.97-0.98", "all reads": 0.006236, "linked reads": 0.003236, "all reads (cumsum)": 0.7427, "linked reads (cumsum)": 0.6852, "range_label": "0.97-0.98", "all reads (inferred)": 0.1171, "linked reads (inferred)": 0.4561, "right_edge": 0.98}, {"bin": "0.98", "interval": "0.98-0.99", "all reads": 0.005736, "linked reads": 0.003272, "all reads (cumsum)": 0.7485, "linked reads (cumsum)": 0.6885, "range_label": "0.98-0.99", "all reads (inferred)": 0.1173, "linked reads (inferred)": 0.4572, "right_edge": 0.99}, {"bin": "0.99", "interval": "0.99-1.0", "all reads": 0.2515, "linked reads": 0.3115, "all reads (cumsum)": 1.0, "linked reads (cumsum)": 1.0, "range_label": "0.99-1.0", "all reads (inferred)": 1.0, "linked reads (inferred)": 1.0, "right_edge": 1.0}]}}
